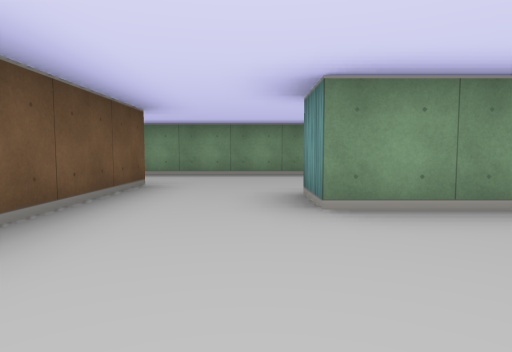
view 1 (above)

19 first-person views from a walk through a cub3D level. The camera is about half as high as the walls, tilts 4° down and sees 75° across. The floor is counted in squares. Each view is taken from the middle of a square. On the plan, view 1 faces up. The plan holds only what a view shows up to about 9 squares ahead; the rest is blank.

view 2
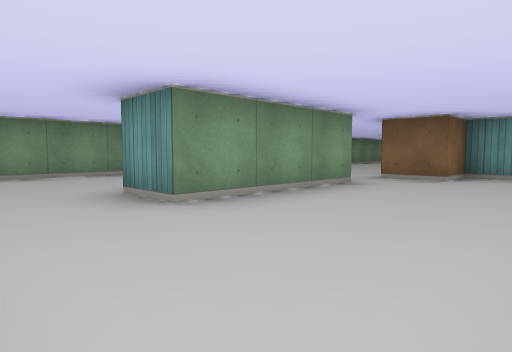

view 3
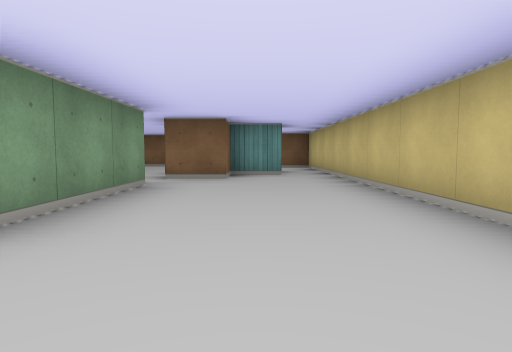

view 4
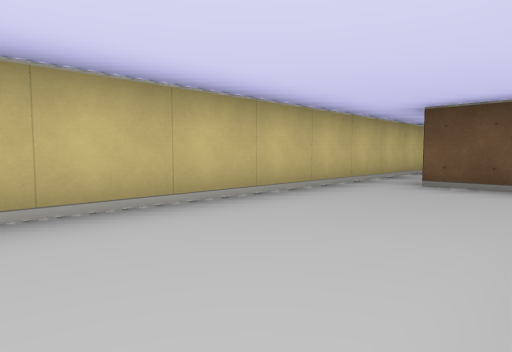

view 5
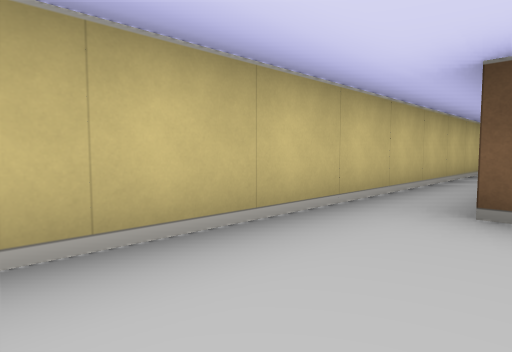

view 6
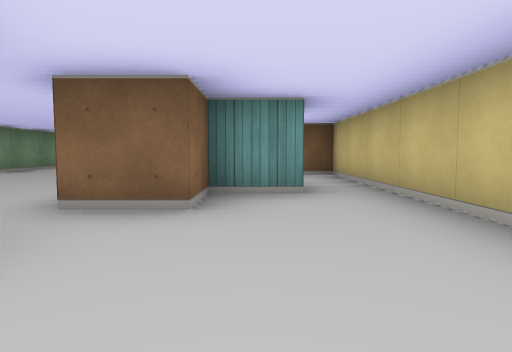

view 7
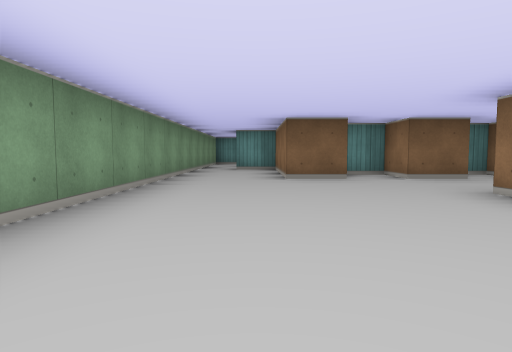

view 8
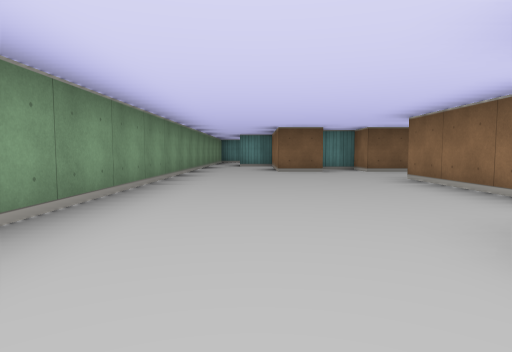

view 9
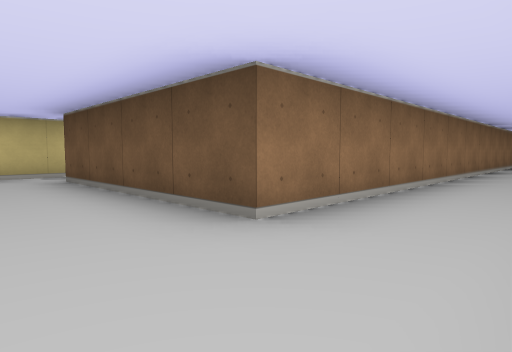

view 10
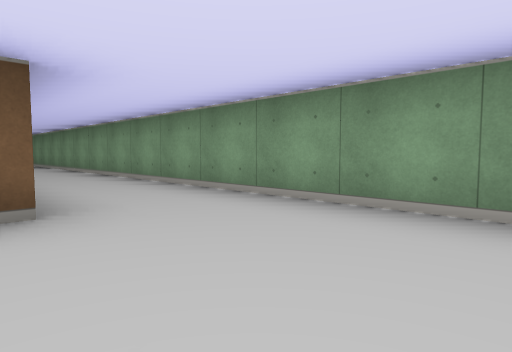

view 11
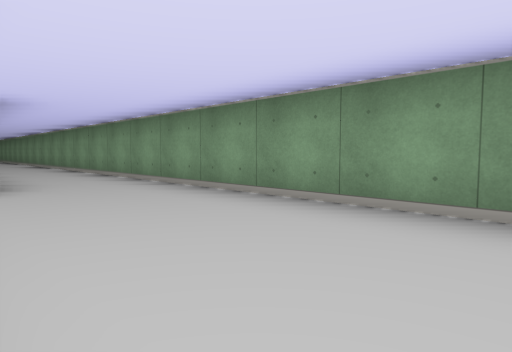

view 12
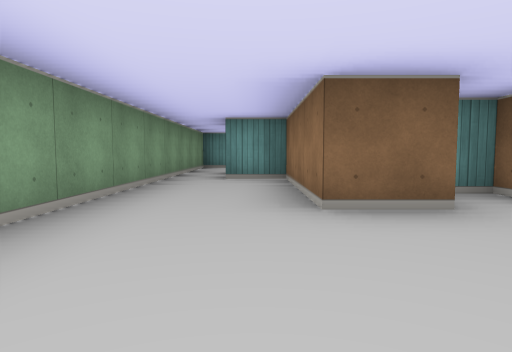

view 13
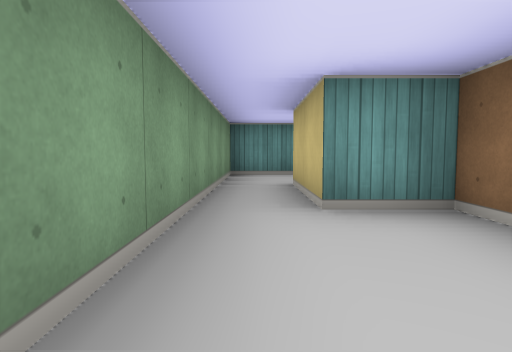

view 14
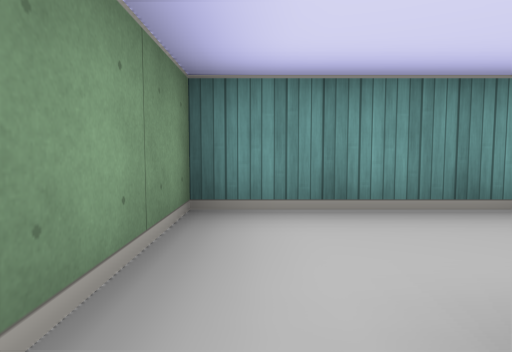

view 15
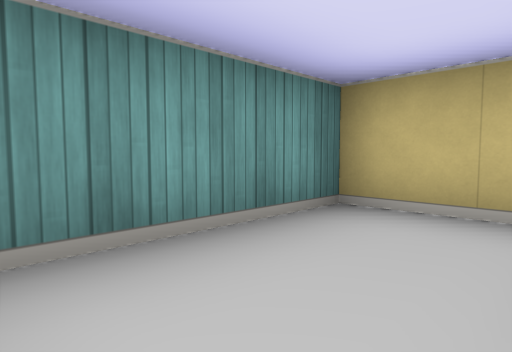

view 16
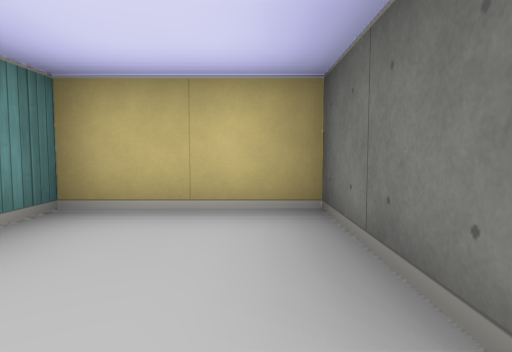

view 17
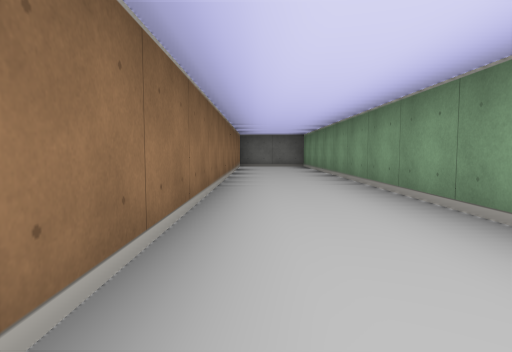

view 18
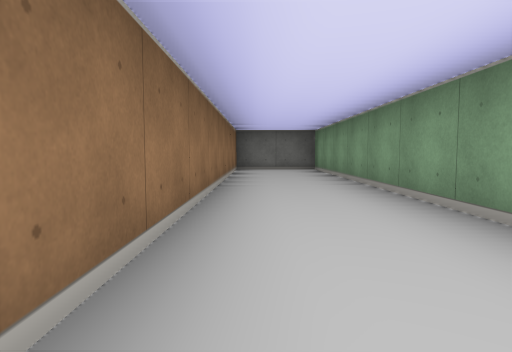

view 19
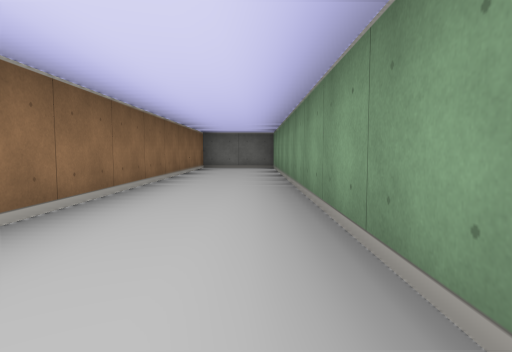

### Floor plan
Ten units are one square. View 1 is at (0, 0); x grows to the right and y downward. Boxes are objects, and circles mark ways between rooms. Rooms are numbered by the first view taken in them; rooms with no view inside come last. Other rooms are left out.
<svg viewBox="-170 -70 340 80">
<path fill="none" stroke="#000" d="M-65 5 55 5M-15 -35 -15 -5M36 -25 5 -25 5 -35M55 -4 55 -15 45 -15 45 -25M52 -25 75 -25M95 -34 95 -45 125 -45 125 -55M95 -25 105 -25 105 -34M125 -65 -165 -65 -165 -45 -15 -45 -15 -35M125 -55 145 -55 145 -35 165 -35 165 -65 125 -65M95 -14 95 -25M105 -4 105 -9M55 5 85 5 85 -1"/>
<circle cx="-5" cy="-30" r="3" fill="#2a7"/>
<circle cx="40" cy="-20" r="3" fill="#2a7"/>
<circle cx="60" cy="0" r="3" fill="#2a7"/>
<circle cx="130" cy="-60" r="3" fill="#2a7"/>
<circle cx="85" cy="-20" r="3" fill="#2a7"/>
<text x="-50" y="0">1</text>
<text x="0" y="-50">2</text>
<text x="150" y="-50">3</text>
<text x="80" y="-10">4</text>
</svg>
Room 1 opens to room 2. Room 1 opens to room 4. Room 2 opens to room 3. Room 2 opens to room 4.

Where each view was taken, in squares from view 1:
view 1: 0 up, 0 right, facing up
view 2: 0 up, 1 left, facing up-right
view 3: 1 up, 1 left, facing right
view 4: 2 up, 3 right, facing down-left
view 5: 1 up, 1 right, facing down-left
view 6: 1 up, 2 right, facing right
view 7: 5 up, 4 right, facing right
view 8: 5 up, 2 right, facing right
view 9: 6 up, 0 right, facing down-left
view 10: 4 up, 1 right, facing up-left
view 11: 4 up, 3 right, facing up-left
view 12: 5 up, 7 right, facing right
view 13: 6 up, 10 right, facing right
view 14: 6 up, 14 right, facing right
view 15: 6 up, 15 right, facing down-right
view 16: 6 up, 15 right, facing down
view 17: 5 up, 6 left, facing left
view 18: 5 up, 8 left, facing left
view 19: 6 up, 7 left, facing left
